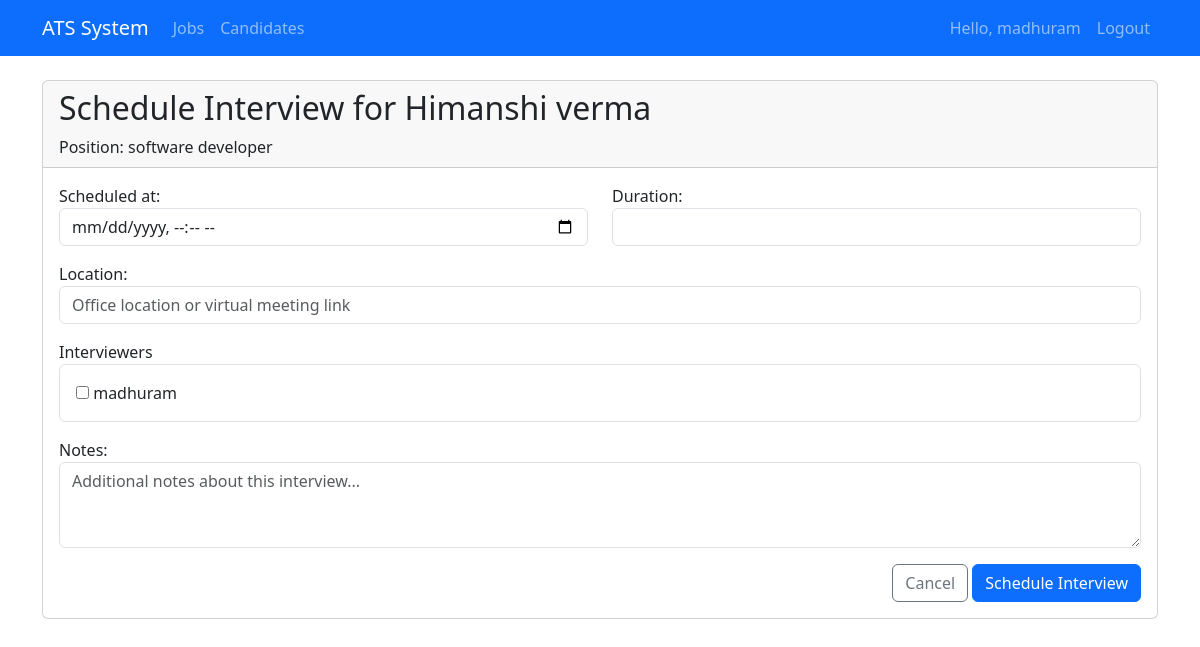
Screenshot of /recruiters/interviews/schedule/1/1/ (signed in) with the database file from the repository.
### candidates/models.py (models this page shows, shortened)
class Candidate(models.Model):
    STAGE_CHOICES = [
        ('new', 'New'),
        ('screening', 'Screening'),
        ('interview', 'Interview'),
        ('technical', 'Technical Assessment'),
        ('final', 'Final Interview'),
        ('offer', 'Offer'),
        ('hired', 'Hired'),
        ('rejected', 'Rejected'),
    ]
    first_name = models.CharField(max_length=100)
    last_name = models.CharField(max_length=100)
    email = models.EmailField(unique=True)
    phone = models.CharField(max_length=20, blank=True)
    resume = models.FileField(upload_to=resume_file_path)
    cover_letter = models.TextField(blank=True)
    job = models.ForeignKey(JobPost, on_delete=models.CASCADE, related_name='candidates')
    stage = models.CharField(max_length=20, choices=STAGE_CHOICES, default='new')
    created_at = models.DateTimeField(auto_now_add=True)
    updated_at = models.DateTimeField(auto_now=True)

### jobs/models.py (models this page shows, shortened)
class JobPost(models.Model):
    STATUS_CHOICES = [
        ('draft', 'Draft'),
        ('published', 'Published'),
        ('closed', 'Closed'),
    ]
    title = models.CharField(max_length=200)
    department = models.ForeignKey(Department, on_delete=models.CASCADE)
    location = models.CharField(max_length=100)
    description = models.TextField()
    requirements = models.TextField()
    responsibilities = models.TextField()
    status = models.CharField(max_length=10, choices=STATUS_CHOICES, default='draft')
    created_by = models.ForeignKey(User, on_delete=models.CASCADE, related_name='created_jobs')
    created_at = models.DateTimeField(auto_now_add=True)
    updated_at = models.DateTimeField(auto_now=True)
    salary_min = models.DecimalField(max_digits=10, decimal_places=2, null=True, blank=True)
    salary_max = models.DecimalField(max_digits=10, decimal_places=2, null=True, blank=True)

### recruiters/views.py (the view)
# urls.py: path('interviews/schedule/<int:candidate_id>/<int:job_id>/', views.schedule_interview, name='schedule_interview'),
@login_required
def schedule_interview(request, candidate_id, job_id):
    candidate = get_object_or_404(Candidate, id=candidate_id)
    job = get_object_or_404(JobPost, id=job_id)
    if request.method == 'POST':
        form = InterviewForm(request.POST)
        if form.is_valid():
            interview = form.save(commit=False)
            interview.candidate = candidate
            interview.job = job
            interview.save()
            form.save_m2m()
            messages.success(request, f'Interview with {candidate.first_name} {candidate.last_name} scheduled successfully!')
            if candidate.stage in ['new', 'screening']:
                candidate.stage = 'interview'
                candidate.save()
            return redirect('candidate_detail', candidate_id=candidate.id)
    else:
        form = InterviewForm()
    return render(request, 'recruiters/interview_form.html', {
        'form': form,
        'candidate': candidate,
        'job': job
    })

### recruiters/templates/recruiters/interview_form.html (shortened to what this page needs)
{% extends "base.html" %}
{% block content %}
<div class="card">
    <div class="card-header">
        <h2>Schedule Interview for {{ candidate.first_name }} {{ candidate.last_name }}</h2>
        <p class="mb-0">Position: {{ job.title }}</p>
    </div>
    <div class="card-body">
        <form method="post">
            <div class="row mb-3">
                <div class="col-md-6">
                    {{ form.scheduled_at.label_tag }}
                    {{ form.scheduled_at }}
                </div>
                <div class="col-md-6">
                    {{ form.duration.label_tag }}
                    {{ form.duration }}
                </div>
            </div>
            <div class="mb-3">
                {{ form.location.label_tag }}
                {{ form.location }}
            </div>
            <div class="mb-3">
                <label>Interviewers</label>
                <div class="border p-3 rounded">
                    {{ form.interviewers }}
                </div>
            </div>
            <div class="mb-3">
                {{ form.notes.label_tag }}
                {{ form.notes }}
            </div>
            <div class="text-end">
                <a href="{% url 'candidate_detail' candidate.id %}" class="btn btn-outline-secondary">Cancel</a>
                <button type="submit" class="btn btn-primary">Schedule Interview</button>
            </div>
        </form>
    </div>
</div>
{% endblock %}

### jobs/templates/base.html (shortened to what this page needs)
<!DOCTYPE html>
<html lang="en">
<head>
    <link href="https://cdn.jsdelivr.net/npm/bootstrap@5.3.0/dist/css/bootstrap.min.css" rel="stylesheet">
</head>
<body>
    <nav class="navbar navbar-expand-lg navbar-dark bg-primary">
        <div class="container">
            <a class="navbar-brand" href="{% url 'job_list' %}">ATS System</a>
            <div class="collapse navbar-collapse" id="navbarNav">
                <ul class="navbar-nav me-auto">
                    <li class="nav-item">
                        <a class="nav-link" href="{% url 'job_list' %}">Jobs</a>
                    </li>
                    <li class="nav-item">
                        <a class="nav-link" href="{% url 'candidate_list' %}">Candidates</a>
                    </li>
                </ul>
                <ul class="navbar-nav">
                    {% if user.is_authenticated %}
                        <li class="nav-item">
                            <span class="nav-link">Hello, {{ user.username }}</span>
                        </li>
                        <li class="nav-item">
                            <a class="nav-link" href="{% url 'logout' %}">Logout</a>
                        </li>
                    {% else %}
                        <li class="nav-item">
                            <a class="nav-link" href="{% url 'login' %}">Login</a>
                        </li>
                    {% endif %}
                </ul>
            </div>
        </div>
    </nav>
    <div class="container mt-4">
        {% block content %}{% endblock %}
    </div>
</body>
</html>

### rows the page displays
Candidate: first_name "Himanshi", last_name "verma"
JobPost: title "software developer"

### other values shown
{{ user.username }} "madhuram"
